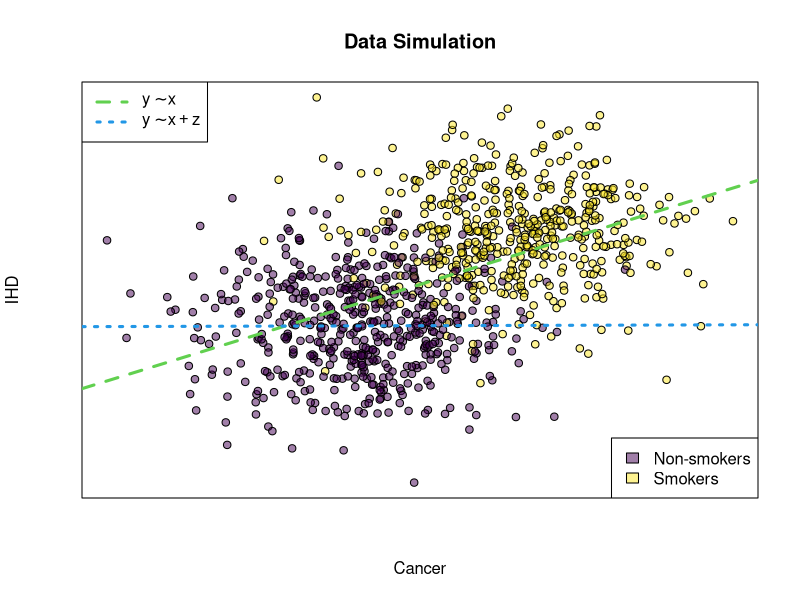
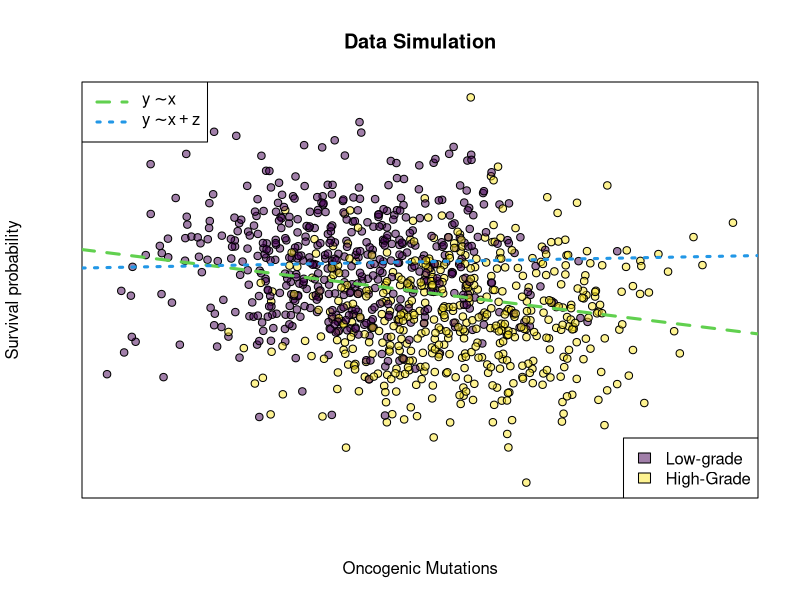
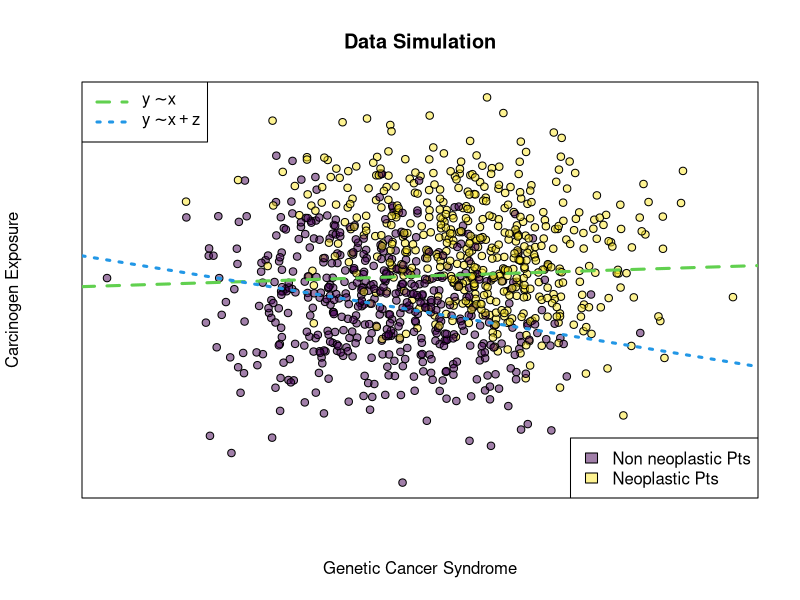
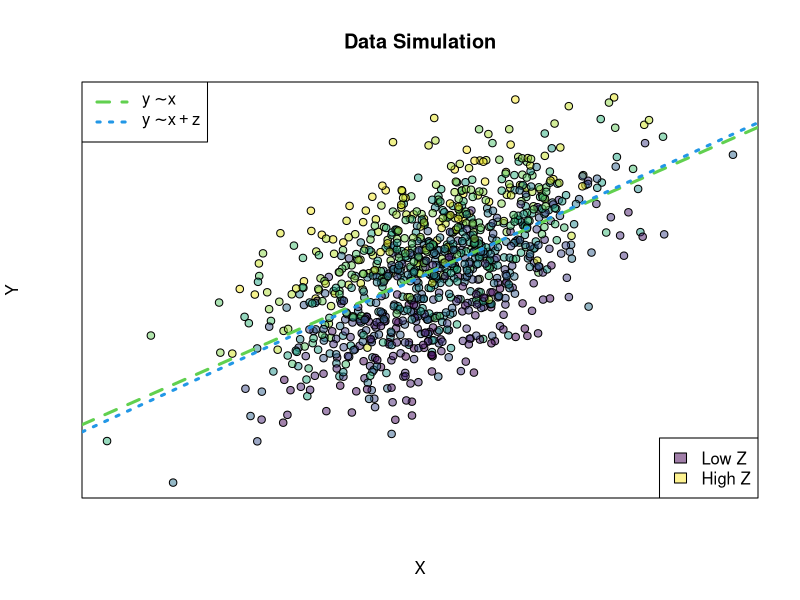
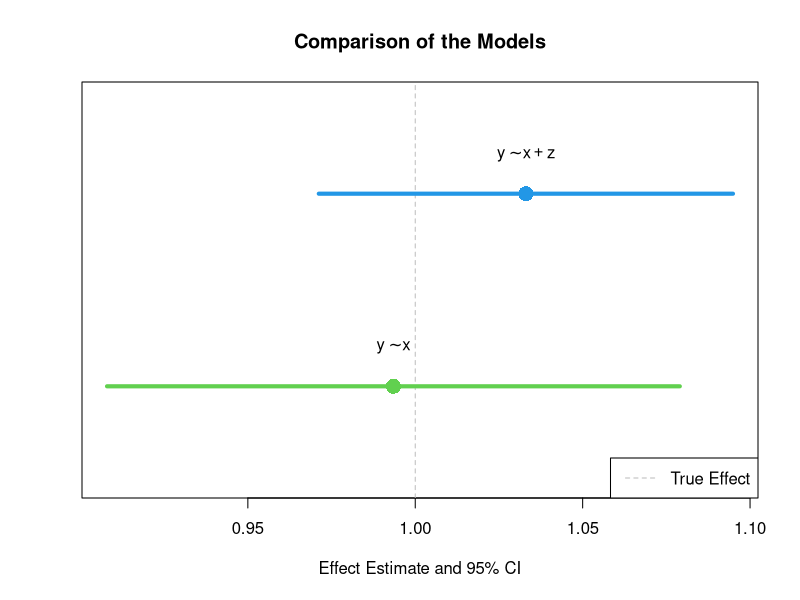
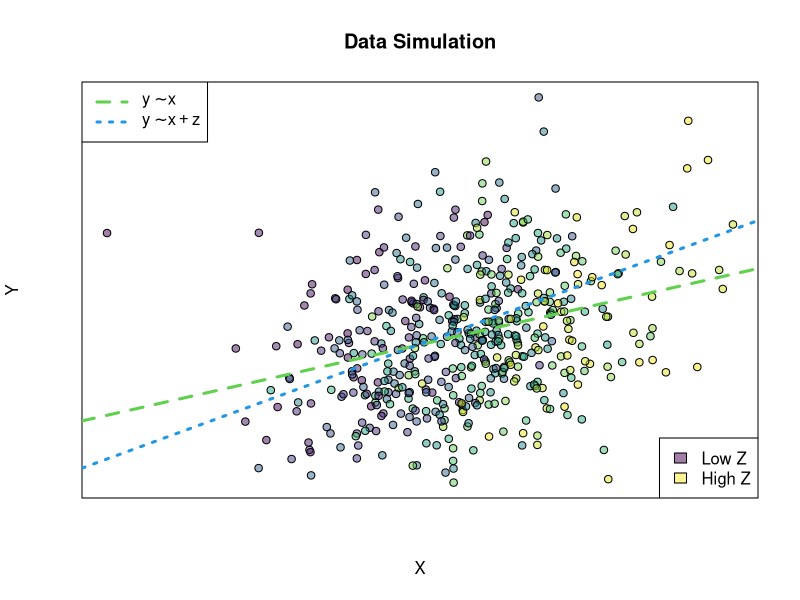
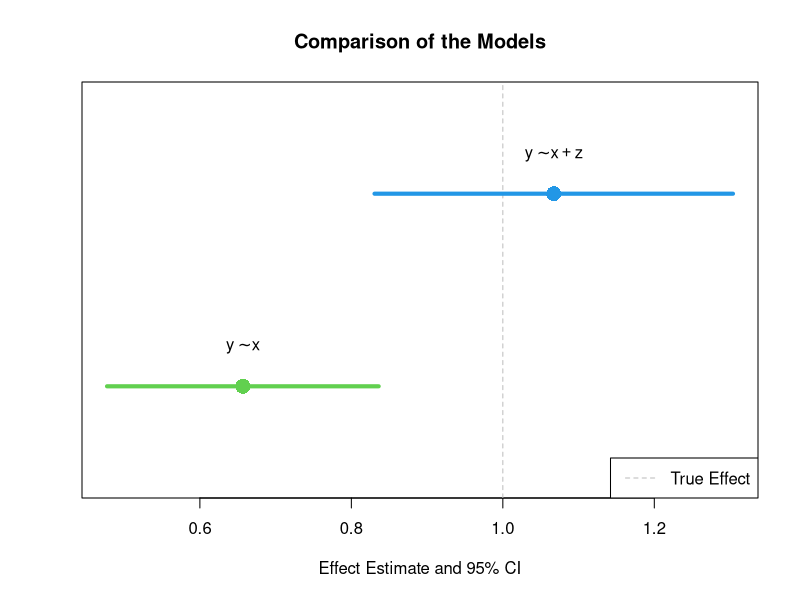
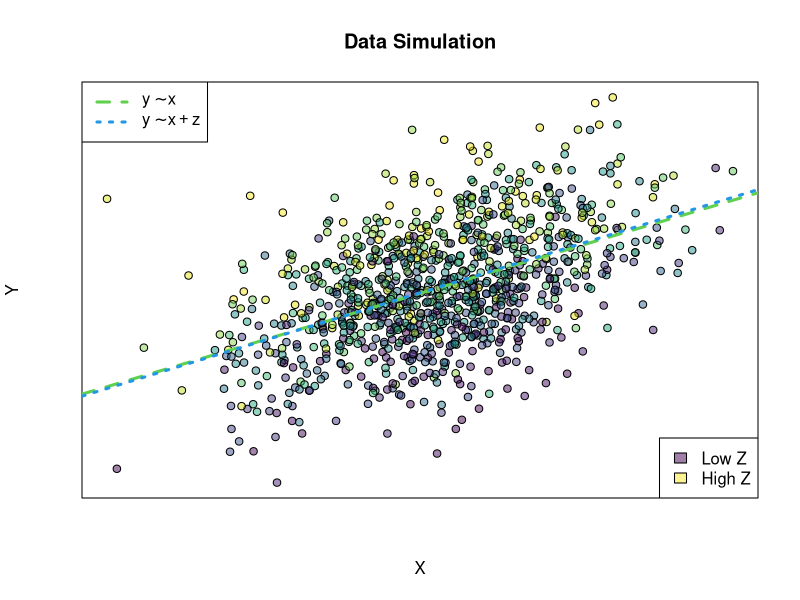

Here is the R script that generated these plots, in order:
library(viridis)
set.seed(250716)
n <- 1e3


# Functions
inv_logit <- function (x) {
  p <- 1/(1 + exp(-x))
  p <- ifelse(x == Inf, 1, p)
  p
}

rbern <- function (n, prob = 0.5) {
  rbinom(n, size = 1, prob = prob)
}

pl_data_sim <- function(x, y, z, 
                        xlab = "X", 
                        ylab = "Y", 
                        zlow = "Low Z", 
                        zhigh = "High Z",
                        save = TRUE, 
                        filename = "") {
  n <- length(x)  # determine number of points
  z_uni <- length(unique(z))
  
  # Fit models
  m1 <- lm(y ~ x)
  m2 <- lm(y ~ x + z)
  
  # Create colors based on z
  col_vals <- viridis(z_uni, alpha = 0.5)
  col_ord <- as.numeric(factor(z))
  
  # Labels for legend
  lab <- c(expression(y %~% x), expression(y %~% x + z))
  
  # Open file device if saving
  if (save) {
    if (filename != "") filename <- paste0(filename,"_a_")
    png(filename = paste0("figures/",filename,"sim.png"), width = 2000, height = 2000, res = 300)
  }
  
  # Plot
  plot(x = x, y = y, col = 1,
       bg = col_vals[col_ord],
       main = "Data Simulation",
       pch = 21, 
       xaxt = "n", yaxt = "n",
       xlab = xlab, ylab = ylab)
  
  abline(m1, lwd = 3, lty = 2, col = 3)
  abline(m2$coefficients[1:2], lwd = 3, lty = 3, col = 4)
  
  legend("topleft", legend = lab,
         col = c(3, 4), lty = c(2, 3), lwd = 3)
  fill_val <- col_vals[c(1,z_uni)]
  legend("bottomright", legend = c(zlow, zhigh),
         fill = fill_val)
  
  # Close device if saving
  if (save) dev.off()
}

pl_ci_comp <- function(x, y, z,
                       save = TRUE, 
                       filename = "") {
  # Fit models
  m1 <- lm(y ~ x)
  m2 <- lm(y ~ x + z)
  
  # Confidence intervals for x
  ci1 <- confint(m1)[2, ]
  ci2 <- confint(m2)[2, ]
  
  # Combine into matrix
  ci_mat <- rbind(ci1, ci2)
  point_est <- c(coef(m1)["x"], coef(m2)["x"])
  
  
  # Labels for legend
  lab <- c(expression(y %~% x), expression(y %~% x + z))
  
  # Open file device if saving
  if (save) {
    if (filename != "") filename <- paste0(filename,"_b_")
    png(filename = paste0("figures/",filename,"comp.png"), width = 2000, height = 2000, res = 300)
  }
  
  # Create empty plot
  plot(NULL, xlim = range(c(ci_mat,1)), ylim = c(0.5, 2.5),
       xlab =  "Effect Estimate and 95% CI", 
       ylab = "", yaxt = "n",
       main = "Comparison of the Models")
  
  # Reference line for true value
  abline(v = 1, lty = 2, col = "gray")
  
  # Plot CIs and point estimates
  for(i in 1:2) {
    segments(ci_mat[i, 1], i, ci_mat[i, 2], i, lwd = 4, col = 2 + i)
    points(point_est[i], i, pch = 16, col = 2 + i, cex = 2)
    text(point_est[i], i + 0.2, labels = lab[i])
  }
  
  legend("bottomright", legend = "True Effect",
         col = "gray", lty = 2)
  
  # Close device if saving
  if (save) dev.off()
}




##############################################
#                                            #
#     2.2.1 The Fork                         #
#                                            #
##############################################

ugly <- "2.2.1_fork"
z <- rbern(n, prob = 0.5 ) 
x <- rnorm(n, mean = 2 *z)
y <- rnorm(n, mean = 2 *z) 

pl_data_sim(x,y,z, filename = ugly, 
            xlab = "Cancer", ylab = "IHD", 
            zlow = "Non-smokers",
            zhigh = "Smokers")


##############################################
#                                            #
#     2.2.2 The Pipe                         #
#                                            #
##############################################

ugly <- "2.2.2_pipe"
x <- rnorm(n)
z <- rbern(n, prob = inv_logit(1.5 * x))
y <- rnorm(n, mean = - z) 

pl_data_sim(x,y,z, filename = ugly, 
            xlab = "Oncogenic Mutations", ylab = "Survival probability", 
            zlow = "Low-grade",
            zhigh = "High-Grade")



##############################################
#                                            #
#     2.2.3 The Collider                     #
#                                            #
##############################################

ugly <- "2.2.3_coll"
x <- rnorm(n)
y <- rnorm(n) 
z <- rbern(n, prob = inv_logit(2 *x + 2* y ))

pl_data_sim(x,y,z, filename = ugly, 
            xlab =  "Genetic Cancer Syndrome",
            ylab = "Carcinogen Exposure", 
            zlow = "Non neoplastic Pts",
            zhigh = "Neoplastic Pts")


##############################################
#                                            #
#     3.6.1 The Good Colliding Craftsman     #
#                                            #
##############################################

ugly <- "3.6.1_coll_craf"
x <- rnorm(n)
z <- rnorm(n)
y <- rnorm(n, mean = x + z)

pl_data_sim(x,y,z, filename = ugly)
pl_ci_comp(x,y,z, filename = ugly)

##############################################
#                                            #
#     3.6.2 The Good Forking Craftsman       #
#                                            #
##############################################

ugly <- "3.6.2_for_craf"
u <- rnorm(n)
x <- rnorm(n)
z <- rnorm(n, mean = x)
y <- rnorm(n, mean = x + 2 * u )
s <- rbern(n, prob = inv_logit( z  + 2* u ))
s <- as.logical(s)

pl_data_sim(x[s],y[s],z[s], filename = ugly)
pl_ci_comp(x[s],y[s],z[s], filename = ugly)


##############################################
#                                            #
#     3.6.3 The Good Piping  Craftsman       #
#                                            #
##############################################

ugly <- "3.6.3_pip_craf"
z <- rnorm(n)
x <- rnorm(n)
u <- rnorm(n, mean = x + z)
y <- rnorm(n, mean = u)

pl_data_sim(x,y,z, filename = ugly)
pl_ci_comp(x,y,z, filename = ugly)


##############################################
#                                            #
#     3.6.4 The pre Piping Parasite          #
#                                            #
##############################################

ugly <- "3.6.4_pip_par"
z <- rbern(n)
x <- rnorm(n, mean = z, sd = 0.2)
y <- rnorm(n, mean = x, sd = 3)

pl_data_sim(x,y,z, filename = ugly)
pl_ci_comp(x,y,z, filename = ugly)


##############################################
#                                            #
#     3.6.5 The Biased Piping Parasite       #
#                                            #
##############################################

ugly <- "3.6.5_bia_par"
z <- rnorm(n)
u <- rnorm(n)
x <- rnorm(n, mean = z + u)
y <- rnorm(n, mean = x + u)

pl_data_sim(x,y,z, filename = ugly)
pl_ci_comp(x,y,z, filename = ugly)

##############################################
#                                            #
#     3.6.6 The post Piping Parasite         #
#                                            #
##############################################

ugly <- "3.6.6_popip_par"

x <- rnorm(n)
y <- rnorm(n, mean = x)
z <- rnorm(n, mean = y)

pl_data_sim(x,y,z, filename = ugly)
pl_ci_comp(x,y,z, filename = ugly)



##############################################
#                                            #
#     3.6.7 The post Piping Parasite         #
#                                            #
##############################################

ugly <- "3.6.7_biapopip_par"
u <- rnorm(n)
x <- rnorm(n, mean = u)
y <- rnorm(n, mean = x + u)
z <- rnorm(n, mean = y)

pl_data_sim(x,y,z, filename = ugly)
pl_ci_comp(x,y,z, filename = ugly)
